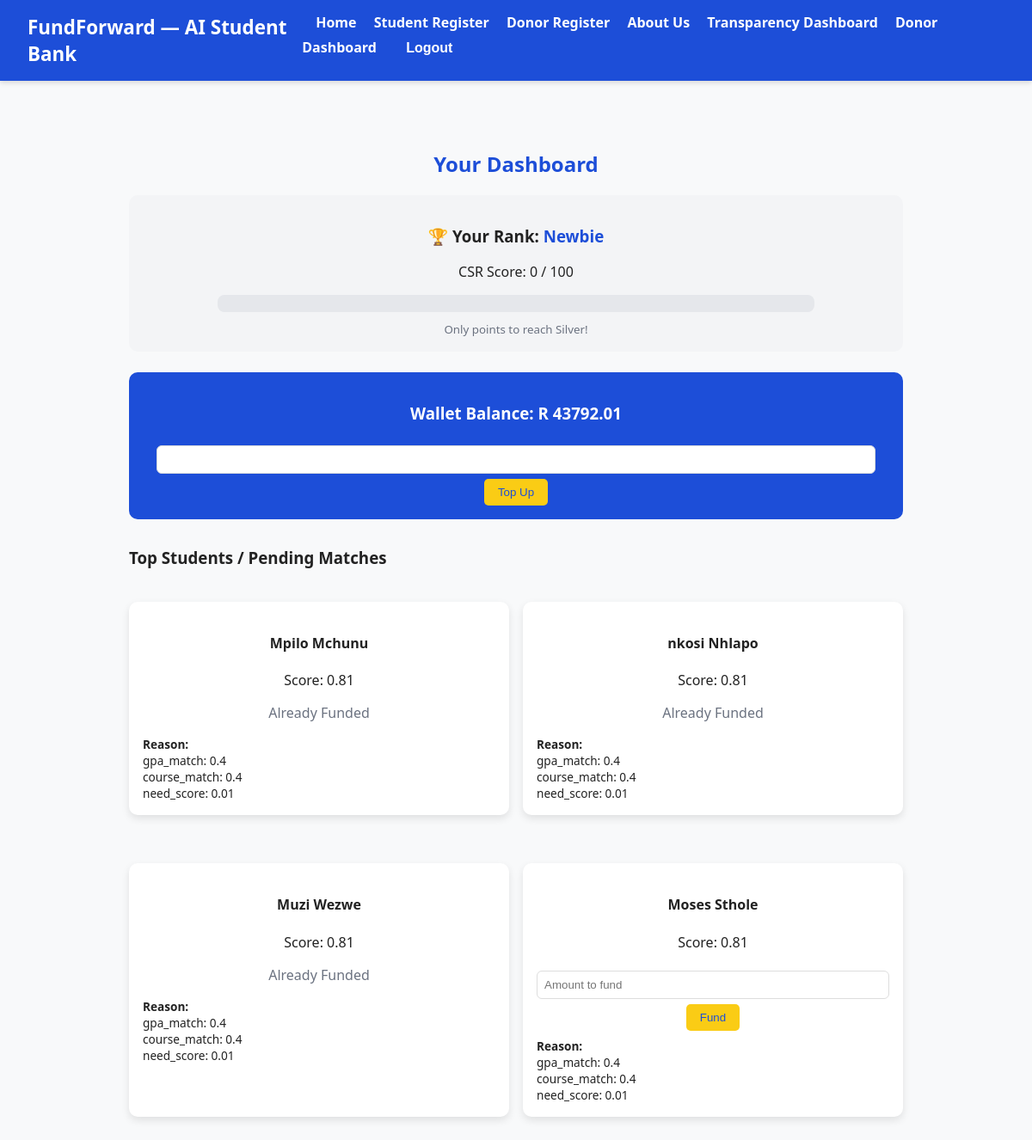
Before: /donor/dashboard/ (signed in) with the older database file.
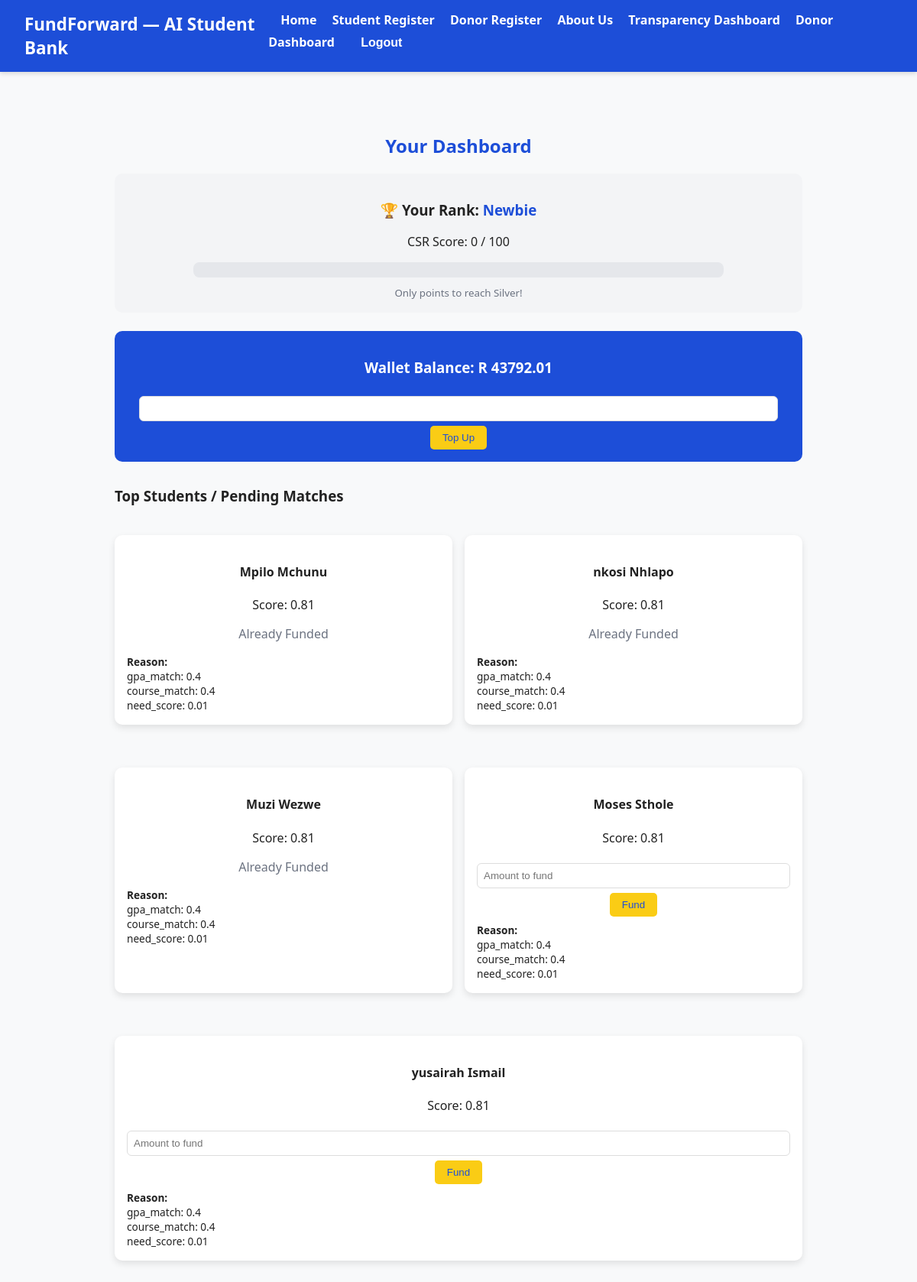
After: the same page with the newer database file.
### predictor/models.py (models this page shows, shortened)
class Match(models.Model):
    student = models.ForeignKey('Student', on_delete=models.CASCADE)
    donor = models.ForeignKey('Donor', on_delete=models.CASCADE)
    score = models.FloatField()
    top_features = models.JSONField(null=True, blank=True)  # <-- add this
    matched_at = models.DateTimeField(auto_now_add=True)
    funded = models.BooleanField(default=False)
    class Meta:
        unique_together = ('student', 'donor')

class Student(models.Model):
    user = models.OneToOneField(User, on_delete=models.CASCADE, null=True, blank=True)  # <-- added
    student_number = models.CharField(max_length=20, unique=True)
    first_name = models.CharField(max_length=100)
    last_name = models.CharField(max_length=100)
    gpa = models.FloatField(default=0.0)
    course = models.CharField(max_length=120, blank=True, null=True)
    need_score = models.FloatField(default=5.0)  # scale 0-10
    province = models.CharField(max_length=100, blank=True, null=True)
    wallet_balance = models.DecimalField(max_digits=10, decimal_places=2, default=0.0)
    registration_paid = models.BooleanField(default=False)

### predictor/views.py (the view, shortened to what this page needs)
# urls.py: path('donor/dashboard/', views.donor_dashboard, name='donor_dashboard'),
@login_required
@user_passes_test(lambda u: hasattr(u, "donor"))
def donor_dashboard(request):
    donor = get_object_or_404(Donor, user=request.user)
    topup_form = WalletTopUpForm(request.POST or None)
    matches = (
        Match.objects.filter(donor=donor)
        .select_related("student")
        .order_by("-score")[:10]
    )
    transactions = Transaction.objects.filter(donor=donor).order_by("-created_at")[:20]
    context = {
        "donor": donor,
        "topup_form": topup_form,
        "matches": matches,
        "transactions": transactions,
        "csr_rank": donor.current_rank,
        "csr_progress": donor.progress_to_next,
        "csr_next_goal": donor.next_rank_goal,
    }
    return render(request, "predictor/donor_dashboard.html", context)

### predictor/forms.py
class WalletTopUpForm(forms.Form):
    amount = forms.DecimalField(
        max_digits=10, decimal_places=2,
        help_text="Use positive to add, negative to subtract"
    )

### predictor/models.py (called while the page is built)
    @property
    def current_rank(self):
        s = self.csr_score or 0
        if s >= 1000:
            return "Gold"
        if s >= 500:
            return "Silver"
        if s >= 100:
            return "Bronze"
        return "Newbie"

    @property
    def next_rank_goal(self):
        s = self.csr_score or 0
        if s >= 1000:
            return None
        if s >= 500:
            return 1000
        if s >= 100:
            return 500
        return 100

    @property
    def progress_to_next(self):
        goal = self.next_rank_goal
        if not goal:
            return 100
        s = self.csr_score or 0
        pct = int((s / goal) * 100)
        return max(0, min(pct, 100))

### predictor/templates/predictor/donor_dashboard.html (shortened to what this page needs)
{% extends "predictor/base.html" %}
{% block content %}
<div style="max-width:900px;margin:3rem auto;">
    <h2 style="text-align:center;color:#1d4ed8;">Your Dashboard</h2>
    <div style="background:#f3f4f6;padding:1rem;border-radius:10px;margin-bottom:1.5rem;text-align:center;">
        <h3>🏆 Your Rank: <span style="color:#1d4ed8;">{{ donor.current_rank }}</span></h3>
        <p>CSR Score: {{ donor.csr_score }}{% if csr_next_goal %} / {{ csr_next_goal }}{% endif %}</p>
        {% if csr_next_goal %}
            <div style="background:#e5e7eb;border-radius:8px;height:20px;overflow:hidden;margin:0.5rem auto;width:80%;">
            </div>
            <small style="color:#6b7280;">Only {{ csr_next_goal|add:"-donor.csr_score"|floatformat:0 }} points to reach {{ donor.next_rank_goal|yesno:"Silver,Gold" }}!</small>
        {% else %}
            <small style="color:green;">🎉 You are at the highest tier — keep supporting students!</small>
        {% endif %}
    </div>
    <div style="background:#1d4ed8;color:white;padding:1rem 2rem;border-radius:10px;text-align:center;margin-bottom:2rem;">
        <h3>
            Wallet Balance: R
            <span id="wallet-balance" data-balance="{{ donor.wallet_balance|floatformat:2 }}">
                {{ donor.wallet_balance|floatformat:2 }}
            </span>
        </h3>
        <form method="post" style="margin-top:1rem;">
            {{ topup_form.amount }}
            <button type="submit" style="background:#facc15;color:#1d4ed8;border:none;padding:0.5rem 1rem;border-radius:5px;cursor:pointer;">
                Top Up
            </button>
        </form>
    </div>
    <h3>Top Students / Pending Matches</h3>
    <div class="cards" style="display:flex;flex-wrap:wrap;gap:1rem;">
        {% for match in matches %}
            <div class="card" style="background:white;padding:1rem;border-radius:10px;box-shadow:0 4px 10px rgba(0,0,0,0.1);flex:1 1 280px;text-align:center;">
                <h4>{{ match.student.first_name }} {{ match.student.last_name }}</h4>
                <p>Score: {{ match.score|floatformat:2 }}</p>
                {% if not match.funded %}
                    <form method="post" action="{% url 'fund_match' match.id %}">
                        <input type="number" name="amount" placeholder="Amount to fund" step="1" min="1" required>
                        <button type="submit" style="background:#facc15;color:#1d4ed8;border:none;padding:0.5rem 1rem;border-radius:5px;cursor:pointer;">
                            Fund
                        </button>
                    </form>
                {% else %}
                    <p style="color:#6b7280;">Already Funded</p>
                {% endif %}
                {% if match.top_features %}
                    <div style="margin-top:0.5rem; text-align:left; font-size:0.85rem;">
                        <strong>Reason:</strong>
                        {% for key, value in match.top_features.items %}
                            <div>{{ key }}: {{ value }}</div>
                        {% endfor %}
                    </div>
                {% endif %}
            </div>
        {% empty %}
            <p>No students matched yet.</p>
        {% endfor %}
    </div>
</div>
{% endblock %}

Changed rows visible on the page:
added Match: student.first_name "yusairah", student.last_name "Ismail", score "0.81", top_features "gpa_match" "course_match" "need_score", top_features "0.4" "0.4" "0.01"
